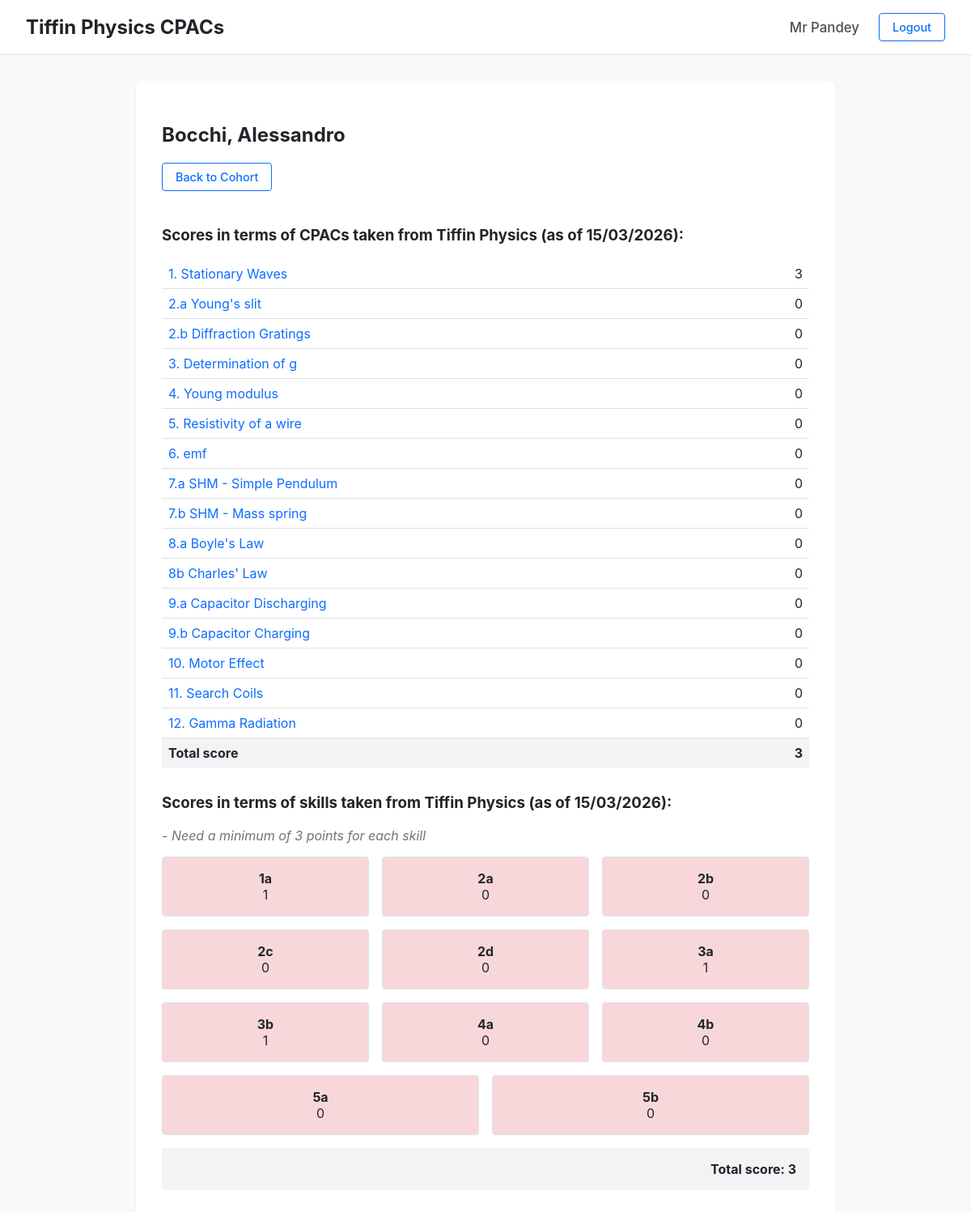
The app's page /student/9 (signed in) with its own data.
### app.py (models this page shows, shortened)
class Teacher(UserMixin, db.Model):
    id = db.Column(db.Integer, primary_key=True)
    email = db.Column(db.String(150), unique=True, nullable=False)
    password = db.Column(db.String(200), nullable=False)
    title = db.Column(db.String(10), nullable=False)
    first_name = db.Column(db.String(100), nullable=False)
    last_name = db.Column(db.String(100), nullable=False)
    @property
    def role(self):
        return 'teacher'

class Student(UserMixin, db.Model):
    id = db.Column(db.Integer, primary_key=True)
    first_name = db.Column(db.String(100), nullable=False)
    last_name = db.Column(db.String(100), nullable=False)
    cohort_id = db.Column(db.Integer, db.ForeignKey('cohort.id'), nullable=False)

class Practical(db.Model):
    id = db.Column(db.Integer, primary_key=True)
    name = db.Column(db.String(150), nullable=False)

class Skill(db.Model):
    id = db.Column(db.Integer, primary_key=True)
    name = db.Column(db.String(10), unique=True, nullable=False)
    description = db.Column(db.String(500), nullable=False)

### app.py (the view)
@app.route('/student/<int:id>')
@login_required
def student_view(id):
    if current_user.role == 'student' and current_user.id != id: abort(403)
    student = Student.query.get_or_404(id)
    assessments = Assessment.query.filter_by(student_id=student.id).all()
    prac_scores = {p: 0 for p in Practical.query.all()}
    skill_scores = {sk: 0 for sk in Skill.query.all()}
    for a in assessments:
        prac_scores[Practical.query.get(a.practical_id)] += 1
        skill_scores[Skill.query.get(a.skill_id)] += 1
    return render_template('student.html', student=student, prac_scores=prac_scores, skill_scores=skill_scores, total_score=len(assessments), date=datetime.utcnow().strftime('%d/%m/%Y'))

### app.py (called while the page is built)
@login_manager.user_loader
def load_user(user_id):
    if user_id.startswith('teacher_'):
        return Teacher.query.get(int(user_id.split('_')[1]))
    elif user_id.startswith('student_'):
        return Student.query.get(int(user_id.split('_')[1]))
    return None

### templates/student.html
{% extends 'base.html' %} {% block content %}
<div
	style="
		background: white;
		padding: 2rem;
		border-radius: 8px;
		box-shadow: 0 2px 4px rgba(0, 0, 0, 0.05);
		max-width: 800px;
		margin: 0 auto;
	">
	<h2>{{ student.first_name }} {{ student.last_name }}</h2>
	<a
		href="{{ url_for('cohort_view', id=student.cohort_id) }}"
		class="btn btn-outline"
		style="margin-bottom: 1.5rem; display: inline-block"
		>Back to Cohort</a
	>
	<h3>
		Scores in terms of CPACs taken from Tiffin Physics (as of {{ date }}):
	</h3>
	<table style="width: 100%; border-collapse: collapse; margin-bottom: 1rem">
		{% for p, count in prac_scores.items() %}
		<tr>
			<td style="padding: 0.5rem; border-bottom: 1px solid var(--border)">
				<a
					href="{{ url_for('grade', student_id=student.id, prac_id=p.id) }}"
					style="text-decoration: none; color: var(--primary)"
					>{{ p.name }}</a
				>
			</td>
			<td
				style="
					padding: 0.5rem;
					border-bottom: 1px solid var(--border);
					text-align: right;
				">
				{{ count }}
			</td>
		</tr>
		{% endfor %}
		<tr style="font-weight: bold; background: #f1f3f5">
			<td style="padding: 0.5rem">Total score</td>
			<td style="padding: 0.5rem; text-align: right">
				{{ total_score }}
			</td>
		</tr>
	</table>
	<h3 style="margin-top: 2rem">
		Scores in terms of skills taken from Tiffin Physics (as of {{ date }}):
	</h3>
	<p style="color: #6c757d; font-style: italic">
		- Need a minimum of 3 points for each skill
	</p>
	<div style="display: flex; flex-wrap: wrap; gap: 1rem; margin-bottom: 1rem">
		{% for sk, count in skill_scores.items() %}
		<div
			style="flex: 1 1 20%; background: {% if count < 3 %}#f8d7da{% else %}#d1e7dd{% endif %}; padding: 1rem; border-radius: 4px; text-align: center; border: 1px solid var(--border);">
			<strong>{{ sk.name }}</strong><br />
			{{ count }}
		</div>
		{% endfor %}
	</div>
	<div
		style="
			background: #f1f3f5;
			padding: 1rem;
			text-align: right;
			border-radius: 4px;
		">
		<strong>Total score: {{ total_score }}</strong>
	</div>
</div>
{% endblock %}

### templates/base.html (shortened to what this page needs)
<!doctype html>
<html lang="en">
	<head>
	</head>
	<body>
		<nav class="navbar">
			<h2>
				<a
					href="{% if current_user.is_authenticated and current_user.role == 'teacher' %}{{ url_for('dashboard') }}{% else %}{{ url_for('home') }}{% endif %}"
					class="navbar-brand"
					>Tiffin Physics CPACs</a
				>
			</h2>
			<div style="display: flex; align-items: center">
				{% if current_user.is_authenticated %} {% if current_user.role
				== 'teacher' %}
				<span class="user-name"
					>{{ current_user.title }} {{ current_user.last_name }}</span
				>
				{% endif %}
				<a href="{{ url_for('logout') }}" class="btn btn-outline"
					>Logout</a
				>
				{% endif %}
			</div>
		</nav>
		<div class="container">
			 {% block content %}{%
			endblock %}
		</div>
	</body>
</html>

### templates/base.html (style rules this page uses)
:root { --bg: #f8f9fa; --text: #212529; --primary: #0d6efd; --border: #dee2e6; }
body { font-family: -apple-system, BlinkMacSystemFont, "Segoe UI", Roboto, sans-serif; background: var(--bg); color: var(--text); margin: 0; padding: 0; }
.navbar { background: #fff; padding: 1rem 2rem; border-bottom: 1px solid var(--border); display: flex; justify-content: space-between; align-items: center; }
.navbar h2 { margin: 0; }
.navbar-brand { text-decoration: none; color: inherit; transition: color 0.2s ease; }
.user-name { font-weight: 500; font-size: 1.05rem; margin-right: 1.5rem; color: #495057; }
.container { max-width: 1400px; margin: 2rem auto; padding: 0 1rem; }
.btn { padding: 0.5rem 1rem; border: none; border-radius: 4px; background: var(--primary); color: white; cursor: pointer; text-decoration: none; font-size: 0.9rem; font-weight: 500; display: inline-block; text-align: center; }
.btn-outline { background: transparent; border: 1px solid var(--primary); color: var(--primary); }

### records on screen
Teacher: title "Mr", last_name "Pandey"
Student: first_name "Bocchi,", last_name "Alessandro"
Practical: name "1. Stationary Waves", count "3"
Practical: name "2.a Young's slit", count "0"
Practical: name "2.b Diffraction Gratings", count "0"
Practical: name "3. Determination of g", count "0"
Practical: name "4. Young modulus", count "0"
Practical: name "5. Resistivity of a wire", count "0"
Practical: name "6. emf", count "0"
Practical: name "7.a SHM - Simple Pendulum", count "0"
Practical: name "7.b SHM - Mass spring", count "0"
Practical: name "8.a Boyle's Law", count "0"
Practical: name "8b Charles' Law", count "0"
Practical: name "9.a Capacitor Discharging", count "0"
Practical: name "9.b Capacitor Charging", count "0"
Practical: name "10. Motor Effect", count "0"
Practical: name "11. Search Coils", count "0"
Practical: name "12. Gamma Radiation", count "0"
Skill: name "1a", id "1"
Skill: name "2a", count "0"
Skill: name "2b", count "0"
Skill: name "2c", count "0"
Skill: name "2d", count "0"
Skill: name "3a", count "1"
Skill: name "3b", count "1"
Skill: name "4a", count "0"
Skill: name "4b", count "0"
Skill: name "5a", count "0"
Skill: name "5b", count "0"

### other values on screen
{{ date }} "15/03/2026"
{{ total_score }} "3"
